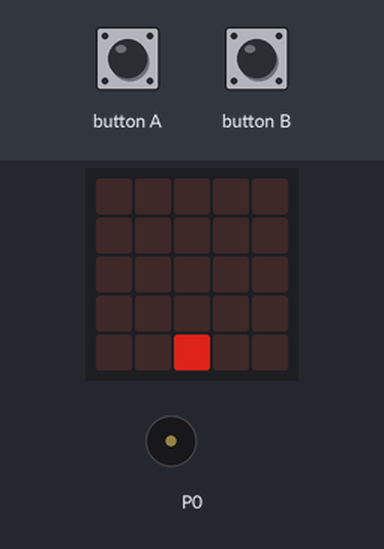
This program was run on a simulated BBC micro:bit (MakeCode). Shown: the board's 5×5 LED display, buzzer (waves = sounding). Inputs (shaded band) come from the test bench. Dim RGB values are drawn brighter than linear; random numbers come from a fixed seed.

Above: at 1.2 s.
1.3 s: button A pressed for 0.15 s
At 1.77 s:
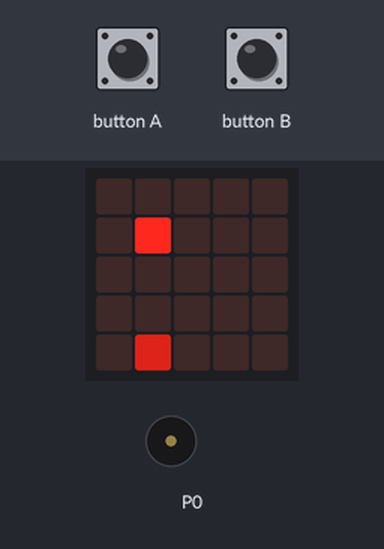
2.0 s: button B pressed for 0.15 s
At 2.69 s:
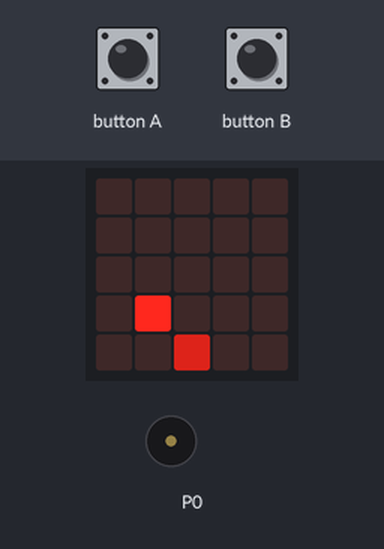
2.7 s: button A pressed for 0.15 s
At 3.25 s:
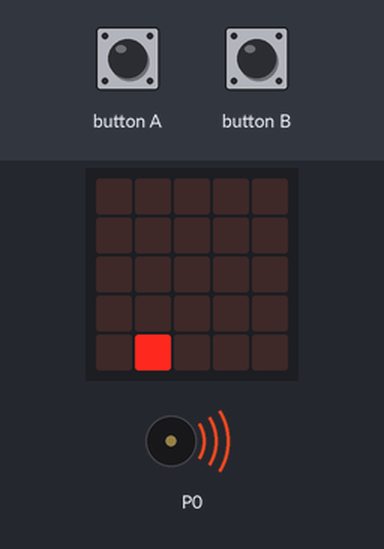
3.4 s: button B pressed for 0.15 s
At 3.79 s:
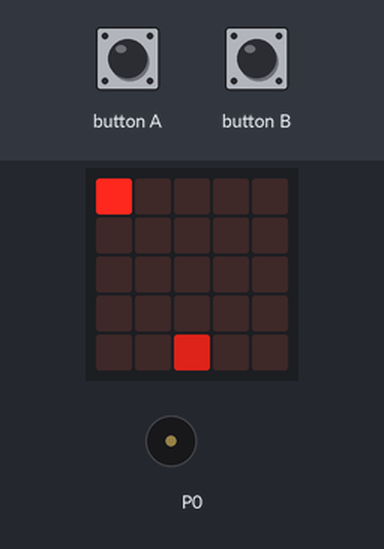
4.1 s: button B pressed for 0.15 s
At 4.76 s:
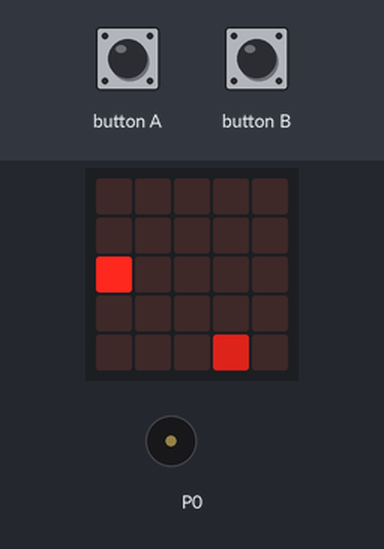
4.8 s: button A pressed for 0.15 s
At 5.28 s:
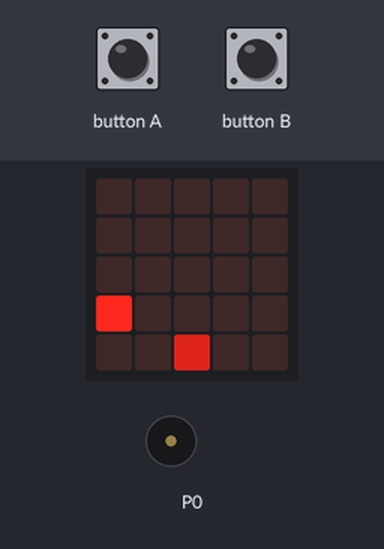
Timing chart, 0 to 6.5 s (numbered marks = the images above; inputs shaded):
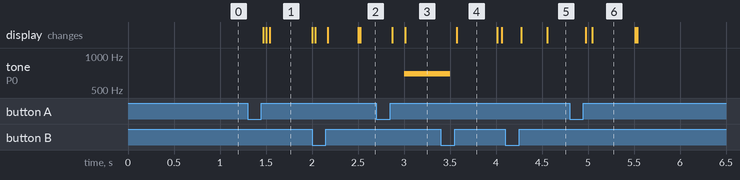

The program:

main.ts
```typescript
input.onButtonPressed(Button.A, function () {
    x += -1
    if (x < 0) {
        x += 5
    }
    basic.pause(10)
    if (enemy_x < 0) {
        enemy_x += -1
    }
    if (enemy_y > 4) {
        enemy_y = 0
    }
})
input.onButtonPressed(Button.B, function () {
    x += 1
    if (x > 4) {
        x += -5
    }
    basic.pause(10)
    if (enemy_x < 0) {
        enemy_x += 1
    }
    if (enemy_y > 4) {
        enemy_y = 0
    }
})
let enemy_y = 0
let enemy_x = 0
let x = 0
basic.clearScreen()
x = 2
let y = 4
enemy_x = randint(0, 4)
enemy_y = 4
loops.everyInterval(500, function () {
    enemy_y += 1
    led.plot(enemy_x, enemy_y)
    if (enemy_x == x && enemy_y == y) {
        music.play(music.tonePlayable(698, music.beat(BeatFraction.Whole)), music.PlaybackMode.UntilDone)
    }
    if (enemy_y == 4) {
        basic.pause(10)
        enemy_x = randint(-1, -1)
    }
})
basic.forever(function () {
    basic.clearScreen()
    led.plotBrightness(x, 4, 150)
    led.plot(enemy_x, enemy_y)
    basic.pause(50)
})
```

test.ts
```typescript
// Tady jsou testy. Při použití tohoto balíčku jako rozšíření nebude zkompilováno.
```

Measured:
- after the input at 1.3 s, the display: first changes after 0.17 s (image 1 shows a later state)
- after the input at 2.7 s, tone on P0: silent → 698 Hz after 0.30 s
- what the display in image 4 shows lasts 0.4 s, from 3.6 s to 4.0 s
- what the display in image 6 shows lasts 0.5 s, from 5.0 s to 5.5 s
